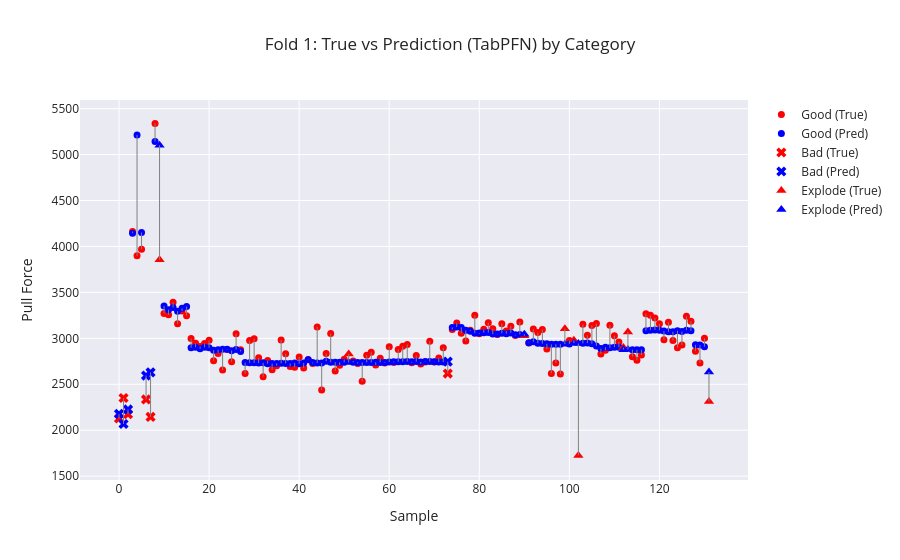
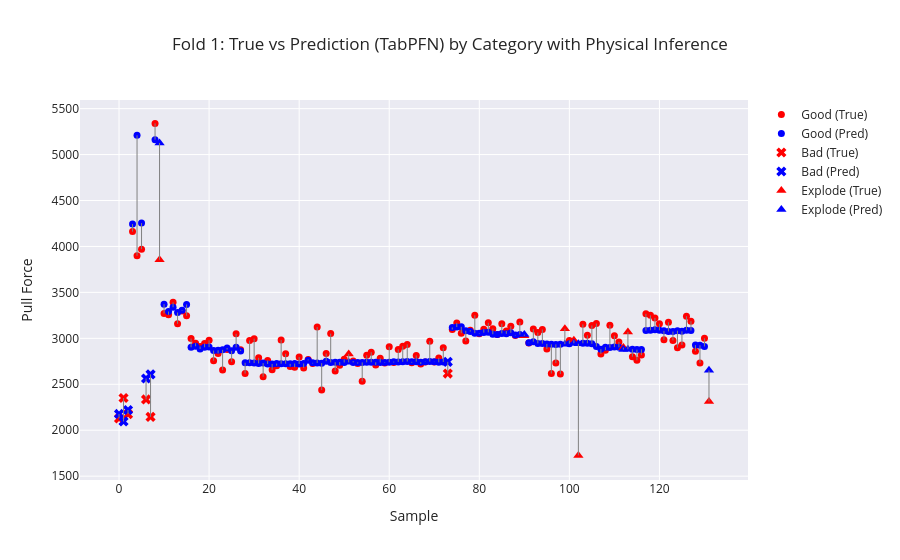
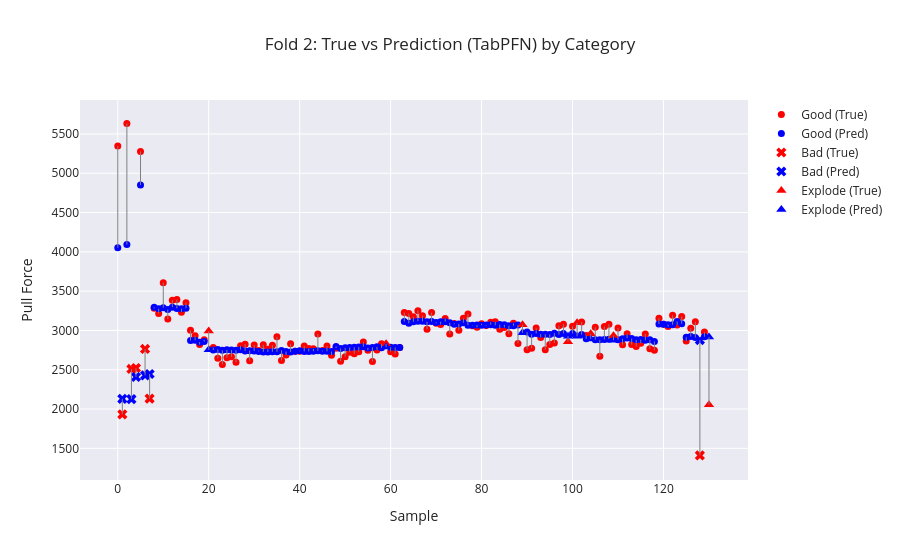
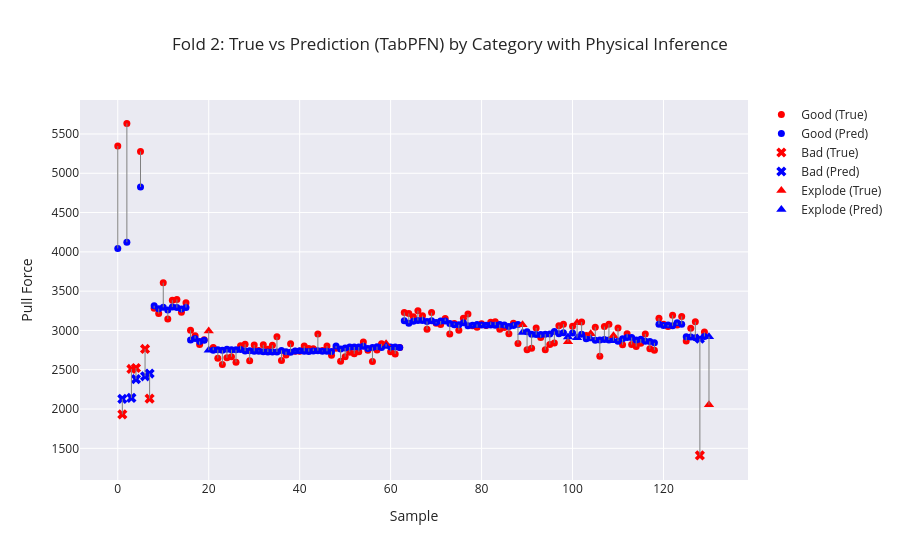

Write notebook code for charts like these, in order.
### Markdown cell above
# Cross Validation

### Code cell
cross_df = pd.read_csv("data/train_dev_data.csv")
target_column_regression = "PullTest (N)" 

skf = StratifiedKFold(n_splits=3, shuffle=True, random_state=42)

mapping = {
    "Explode": "Pullout",
    "Good": "Pullout",
    "Bad": "Interfacial"
}

def apply_mapping(arr):
    return np.array([mapping[x] for x in arr])

#Metrics with and without physical inference
direct_mae, direct_rmse, direct_r2 = [], [], [] 
hybrid_mae, hybrid_rmse, hybrid_r2 = [], [], [] 

for fold, (train_index, val_index) in enumerate(skf.split(cross_df["Sample ID"], cross_df["Category"])):


    # Build fold-specific data
    train_df = cross_df.iloc[train_index].copy()
    val_df   = cross_df.iloc[val_index].copy()

    train_df["Category"] = apply_mapping(train_df["Category"])
    val_df["Category"] = apply_mapping(val_df["Category"])

    # Group targets by Sample ID (SAME as non‑CV pipeline)
    y_train_reg = train_df.groupby("Sample ID")["PullTest (N)"].first()
    y_val_reg   = val_df.groupby("Sample ID")["PullTest (N)"].first()

    # Build feature matrices at Sample ID level
    x_train = train_df.groupby("Sample ID").first()
    x_val   = val_df.groupby("Sample ID").first()

    x_tr_class, y_tr_class = get_features_and_target(x_train, target_column_class)
    x_val_class, y_val_class = get_features_and_target(x_val, target_column_class)

    x_tr_reg, y_tr_reg = get_features_and_target(x_train, target_column_regression)
    x_val_reg, y_val_reg = get_features_and_target(x_val, target_column_regression)

    # -----------------------------
    # XGBoost CLASSIFIER
    # -----------------------------
    if model_name_class == 'XGBoostClassifier':

        params = {
            "max_depth": 5,
            "learning_rate": 0.3,
            "n_estimators": 177,
            "tree_method": "hist",
            "eval_metric": "mlogloss"
        }

        # Encode labels → integers (required for XGBClassifier)
        le = LabelEncoder()
        y_val_class = le.fit_transform(y_val_class)
        y_tr_class = le.transform(y_tr_class)

        classifier = XGBClassifier(**params)
        classifier.fit(x_tr_class, y_tr_class)

        preds = classifier.predict(x_val_class)
        # Reverse LabelEncoder back to original class names
        preds = le.inverse_transform(preds)
        y_val_class = le.inverse_transform(y_val_class)


    # -----------------------------
    # RANDOM FOREST CLASSIFIER
    # -----------------------------
    elif model_name_class == 'RandomForestClassifier':

        
        params = {
            'n_estimators': 27,
            'max_depth': 7,
            'min_samples_split': 5,
            'min_samples_leaf': 2,
            'max_features': 'log2',
        }

        classifier = RandomForestClassifier(**params)
        classifier.fit(x_tr_class, y_tr_class)

        preds = classifier.predict(x_val_class)

    # -----------------------------
    # TABPFN CLASSIFIER
    # -----------------------------
    elif model_name_class == 'TabPFNClassifier':

        classifier = TabPFNClassifier()
        classifier.fit(x_tr_class, y_tr_class)

        preds = classifier.predict(x_val_class)

    mis_idx = np.where(preds != y_val_class)[0]

    if len(mis_idx) > 0:
        mis_sample_ids = x_val_class.index[mis_idx]   # correct index space
        print("\nMisclassified rows:")
        print(cross_df[cross_df["Sample ID"].isin(mis_sample_ids)])


    # Plot classification results for this fold
    plot_visualizer_classification(
        y_true=y_val_class,
        y_pred=preds,
        class_labels=["Interfacial", "Pullout"],
        title=f"Fold {fold+1} — Confusion Matrix"
    )

    
    if model_name_reg == 'TabPFN':

        # Initialize the regressor
        regressor = TabPFNRegressor()  # Uses TabPFN-2.5 weights, trained on synthetic data only.
        # To use TabPFN v2:
        # regressor = TabPFNRegressor.create_default_for_version(ModelVersion.V2)
        regressor.fit(x_tr_reg, y_tr_reg)

        # Predict on the test set
        predictions_regression_dev_without_physics = regressor.predict(x_val_reg)

        predictions_class_train = classifier.predict(x_tr_class)
        predictions_class_dev   = classifier.predict(x_val_class)




    elif model_name_reg == 'XGBoost':

        # Convert the data into DMatrix format
        dtrain = xgb.DMatrix(x_tr_reg, label=y_train)
        dtest = xgb.DMatrix(x_val_reg, label=y_val_reg)

        # Set the parameters for the XGBoost model
        params = {
            'objective': 'reg:squarederror',
            'max_depth': 1,
            'eta': 0.57,
            'eval_metric': 'rmse',
        }

        # Train the model
        num_boost_round = 13
        bst = xgb.train(params, dtrain, num_boost_round)

        # Make predictions
        predictions_regression_dev_without_physics = bst.predict(dtest)

        predictions_class_train = classifier.predict(x_tr_class)
        predictions_class_dev   = classifier.predict(x_val_class)


    elif model_name_reg == 'RandomForest':

        # Set the parameters for the Random Forest model
        params = {
                'n_estimators': 19,
                'max_depth': 5,
                'min_samples_split': 6,
                'min_samples_leaf': 3,
                'random_state': 42,
        }

        predictions_regression_dev_without_physics = RandomForestRegressor(**params).fit(x_tr_reg, y_tr_reg).predict(x_val_reg)

        predictions_class_train = classifier.predict(x_tr_class)
        predictions_class_dev   = classifier.predict(x_val_class)



    direct_mae.append(mean_absolute_error(y_val_reg, predictions_regression_dev_without_physics)) 
    direct_rmse.append(np.sqrt(mean_squared_error(y_val_reg, predictions_regression_dev_without_physics))) 
    direct_r2.append(r2_score(y_val_reg, predictions_regression_dev_without_physics))

    # Categories
    categories= cross_df.iloc[val_index]["Category"].values

    plot_visualizer(
        true_vals=y_val_reg,
        pred_vals=predictions_regression_dev_without_physics,
        categories=categories,
        title=f"Fold {fold+1}: True vs Prediction ({model_name_reg}) by Category"
    )

    x_tr_hybrid = x_tr_reg.copy() 
    x_val_hybrid = x_val_reg.copy() 

    physics_train = compute_pullforces(x_tr_reg, y_tr_reg, predictions_class_train) 
    physics_val = compute_pullforces(x_val_reg, y_val_reg, predictions_class_dev)

    x_tr_hybrid["Physical_Inference"] = physics_train 
    x_val_hybrid["Physical_Inference"] = physics_val 
    
    hybrid_model = TabPFNRegressor() 
    hybrid_model.fit(x_tr_hybrid, y_train_reg) 
    
    hybrid_pred = hybrid_model.predict(x_val_hybrid) 
    hybrid_mae.append(mean_absolute_error(y_val_reg, hybrid_pred)) 
    hybrid_rmse.append(np.sqrt(mean_squared_error(y_val_reg, hybrid_pred))) 
    hybrid_r2.append(r2_score(y_val_reg, hybrid_pred))  

    plot_visualizer(
        true_vals=y_val_reg,
        pred_vals=hybrid_pred,
        categories=categories,
        title=f"Fold {fold+1}: True vs Prediction ({model_name_reg}) by Category with Physical Inference"
    )

    print(f"\n=== Fold {fold+1} ===") 
    print(f"Direct:\n MAE={direct_mae[-1]:.2f},\n RMSE={direct_rmse[-1]:.2f},\n R²={direct_r2[-1]:.2f}\n")
    print(f"Hybrid:\n MAE={hybrid_mae[-1]:.2f},\n RMSE={hybrid_rmse[-1]:.2f},\n R²={hybrid_r2[-1]:.2f}")


print("\n=== FINAL CROSS‑VALIDATION RESULTS ===") 
print("\n--- Direct Model ---") 
print(f"mean MAE:  {np.mean(direct_mae):.2f} ± {np.std(direct_mae):.2f}")
print(f"mean RMSE: {np.mean(direct_rmse):.2f} ± {np.std(direct_rmse):.2f}")
print(f"mean R²:   {np.mean(direct_r2):.2f} ± {np.std(direct_r2):.2f}")

print("\n--- Hybrid Model ---") 
print(f"mean MAE:  {np.mean(hybrid_mae):.2f} ± {np.std(hybrid_mae):.2f}")
print(f"mean RMSE: {np.mean(hybrid_rmse):.2f} ± {np.std(hybrid_rmse):.2f}")
print(f"mean R²:   {np.mean(hybrid_r2):.2f} ± {np.std(hybrid_r2):.2f}")
